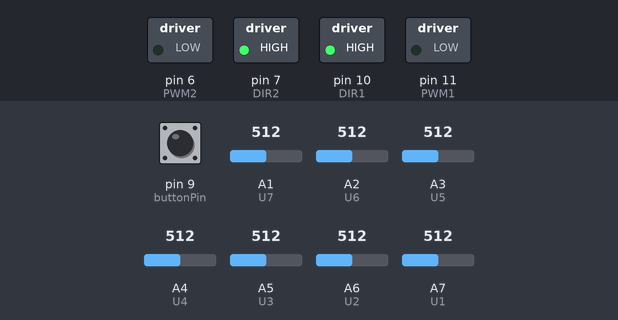
A sketch run on a simulated Arduino Nano, built with avr-gcc and run on an emulated ATmega328P. Parts: switched loads named in the sketch (green lamp = pin HIGH). The inputs (shaded band) are chosen by the test bench; at power-on: pin 9 (buttonPin) LOW, A1 (U7) = 512, A2 (U6) = 512, A3 (U5) = 512, A4 (U4) = 512, A5 (U3) = 512, A6 (U2) = 512, A7 (U1) = 512. What the sketch prints to the serial monitor is not drawn.

Above: at 0.1 s.
Timing chart, 0 to 1.6 s (numbered marks = the images above):
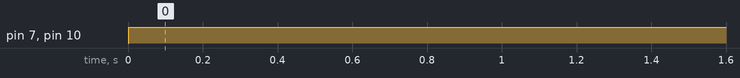

The sketch:

LF_MK1.1.ino
```cpp
#define DEFAULT_SPEED 60

// Motor A - Left
const int PWM1 = 11;
const int DIR1 = 10;

// Motor B - Right
const int PWM2 = 6;
const int DIR2 = 7;

// IR Sensory - Prohozené jsou protože jsem debil
#define U7 A1
#define U6 A2
#define U5 A3
#define U4 A4
#define U3 A5
#define U2 A6
#define U1 A7

int IR1, IR2, IR3, IR4, IR5, IR6, IR7;

const int threshold = 900;

const int buttonPin = 9;
int buttonState;
int lastButtonState = LOW;
bool isOn = false;

int LFspeed, Lspeed, Rspeed;
int lastError = 0;
float Kp = 2; // Proporcionální konstanta (ladit podle potřeby)
float Kd = 8; // Derivační konstanta (tlumí cukání)

void setup() {
  pinMode(PWM1, OUTPUT);
  pinMode(DIR1, OUTPUT);
  pinMode(PWM2, OUTPUT);
  pinMode(DIR2, OUTPUT);

  pinMode(U7, INPUT);
  pinMode(U6, INPUT);
  pinMode(U5, INPUT);
  pinMode(U4, INPUT);
  pinMode(U3, INPUT);
  pinMode(U2, INPUT);
  pinMode(U1, INPUT);

  pinMode(buttonPin, INPUT);

  Serial.begin(9600);
}

void loop() {
  //načtení hodnot a očištění o limit, aby nás nerušil šum
  IR7 = analogRead(U7) < threshold ? 0 : 1;
  IR6 = analogRead(U6) < threshold ? 0 : 1;
  IR5 = analogRead(U5) < threshold ? 0 : 1;
  IR4 = analogRead(U4) < threshold ? 0 : 1;
  IR3 = analogRead(U3) < threshold ? 0 : 1;
  IR2 = analogRead(U2) < threshold ? 0 : 1;
  IR1 = analogRead(U1) < threshold ? 0 : 1;

  int error = (-8 * IR1 - 4 * IR2 - 1 * IR3 + 1 * IR5 + 4 * IR6 + 8 * IR7);

  //1 = černá, 0 = bílá
  Serial.print(isOn);
  Serial.print("; ");
  Serial.print(IR1);
  Serial.print(",");
  Serial.print(IR2);
  Serial.print(",");
  Serial.print(IR3);
  Serial.print(",");
  Serial.print(IR4);
  Serial.print(",");
  Serial.print(IR5);
  Serial.print(",");
  Serial.print(IR6);
  Serial.print(",");
  Serial.print(IR7);
  Serial.print("; ");
  Serial.print(error);
  Serial.write(10);

  buttonState = digitalRead(buttonPin);
  if (buttonState != lastButtonState) {
    if (buttonState == LOW) {
      isOn = !isOn;
    }
    delay(50);
  }
  lastButtonState = buttonState;

  if (isOn) {
    linefollow();
  } else {
    stop();
  }
}

void linefollow() {
  int error = (-8 * IR1 -4 * IR2 -1 * IR3 + 1 * IR5 + 4 * IR6 + 8 * IR7);
  int derivative = error - lastError;  // Výpočet změny chyby
  int adjustment = (Kp * error) + (Kd * derivative);

  if (IR1 == 0 && IR2 == 0 && IR3 == 0 && IR4 == 0 && IR5 == 0 && IR6 == 0 && IR7 == 0) {
    if (lastError < 0) sharpLeft();  // Čára zmizela vlevo
    else if (lastError > 0) sharpRight(); // Čára zmizela vpravo
    return;
  }

  if (IR1 == 1 && IR7 == 0) {
    sharpLeft();
  } else if (IR1 == 0 && IR7 == 1) {
    sharpRight();
  } else if (IR1 == 1 && IR7 == 1) {
    sharpLeft();
  } else {
    int Lspeed = DEFAULT_SPEED + adjustment;
    int Rspeed = DEFAULT_SPEED - adjustment;

    move(Lspeed, Rspeed);
    lastError = error; // Uložení chyby pro příští smyčku
  }
}

void move(int Lspeed, int Rspeed) {
  digitalWrite(DIR1, HIGH);
  analogWrite(PWM1, constrain(Lspeed, 0, 255));
  digitalWrite(DIR2, HIGH);
  analogWrite(PWM2, constrain(Rspeed, 0, 255));
}

void sharpLeft() {
  digitalWrite(DIR1, LOW);
  analogWrite(PWM1, DEFAULT_SPEED);
  digitalWrite(DIR2, HIGH);
  analogWrite(PWM2, DEFAULT_SPEED);
}

void sharpRight() {
  digitalWrite(DIR1, HIGH);
  analogWrite(PWM1, DEFAULT_SPEED);
  digitalWrite(DIR2, LOW);
  analogWrite(PWM2, DEFAULT_SPEED);
}

void crossOver() { //Na křižovatce robot zatáčí doleva (pravidla Robotix Přerov)
  digitalWrite(DIR1, LOW);
  analogWrite(PWM1, DEFAULT_SPEED);
  digitalWrite(DIR2, HIGH);
  analogWrite(PWM2, DEFAULT_SPEED);
}

void stop() {
  digitalWrite(DIR1, HIGH);
  analogWrite(PWM1, 0);
  digitalWrite(DIR2, HIGH);
  analogWrite(PWM2, 0);
}
```

Measured:
- by itself, pin 7 (DIR2), pin 10 (DIR1): LOW → HIGH at 0.00 s
